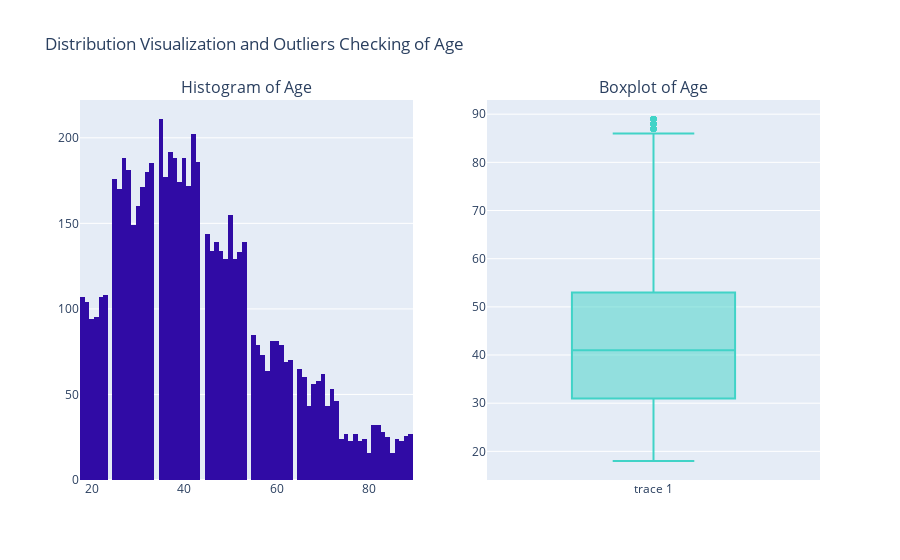
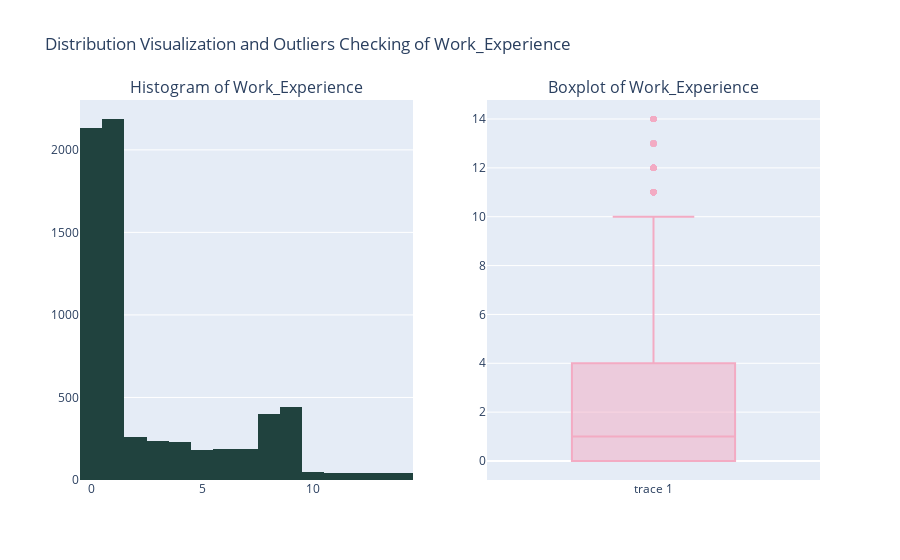
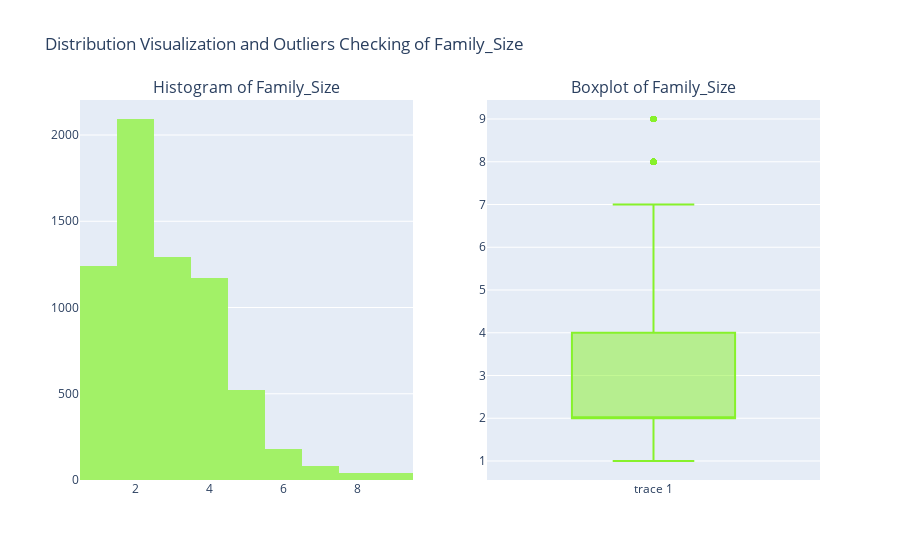

Notebook code cell kept with these figures, in order:
### Markdown cell above
# Data Visualization

### Code cell
# untuk menghasilkan warna random untuk tiap grafik dan juga untuk tiap unique value yang berbeda kalau ordinal
def generate_random_colors(num_colors):
    return [f'rgba({random.randint(0, 255)}, {random.randint(0, 255)}, {random.randint(0, 255)}, 1)' for _ in range(num_colors)]

def plot_numerical(data):
    for column in data.columns:
        # membuat subplot agar bisa 2 plot bersampingan di sini 1 row dan 2 kolom
        graphic = make_subplots(rows=1, cols=2, subplot_titles=(f"Histogram of {column}", f"Boxplot of {column}"))

        # Menambahkan Visualisasi Histogram
        graphic.add_trace(
            gro.Histogram(x=data[column], marker=dict(color=generate_random_colors(1)[0])),
            row=1, col=1
        )
        # Menambahkan Visualisasi Boxplot
        graphic.add_trace(
            gro.Box(y=data[column], marker=dict(color=generate_random_colors(1)[0])),
            row=1, col=2
        )

       # ngebuat title untuk satu keseluruhan boxplot dan histogram
        graphic.update_layout(title=f"Distribution Visualization and Outliers Checking of {column}", showlegend=False)
        graphic.show()

# ini hanya untuk plot yang numerical
plot_numerical(numeric_data)

### Figure 1 — Plotly figure (JSON) as saved in the notebook; plotly's stock layout.template omitted (floating-point values rounded to 4 significant figures; data arrays with more than 128 entries replaced by an {"elided": "..."} marker saying what was removed)
{"data": [{"marker": {"color": "rgba(48, 11, 165, 1)"}, "type": "histogram", "x": {"elided": "6665 int values"}, "xaxis": "x", "yaxis": "y"}, {"marker": {"color": "rgba(65, 211, 199, 1)"}, "type": "box", "xaxis": "x2", "y": {"elided": "6665 int values"}, "yaxis": "y2"}], "layout": {"annotations": [{"font": {"size": 16}, "showarrow": false, "text": "Histogram of Age", "x": 0.225, "xanchor": "center", "xref": "paper", "y": 1, "yanchor": "bottom", "yref": "paper"}, {"font": {"size": 16}, "showarrow": false, "text": "Boxplot of Age", "x": 0.775, "xanchor": "center", "xref": "paper", "y": 1, "yanchor": "bottom", "yref": "paper"}], "showlegend": false, "title": {"text": "Distribution Visualization and Outliers Checking of Age"}, "xaxis": {"anchor": "y", "domain": [0, 0.45]}, "xaxis2": {"anchor": "y2", "domain": [0.55, 1]}, "yaxis": {"anchor": "x", "domain": [0, 1]}, "yaxis2": {"anchor": "x2", "domain": [0, 1]}}}

### Figure 2 — Plotly figure (JSON) as saved in the notebook; plotly's stock layout.template omitted (floating-point values rounded to 4 significant figures; data arrays with more than 128 entries replaced by an {"elided": "..."} marker saying what was removed)
{"data": [{"marker": {"color": "rgba(32, 66, 62, 1)"}, "type": "histogram", "x": {"elided": "6665 int values"}, "xaxis": "x", "yaxis": "y"}, {"marker": {"color": "rgba(243, 171, 195, 1)"}, "type": "box", "xaxis": "x2", "y": {"elided": "6665 int values"}, "yaxis": "y2"}], "layout": {"annotations": [{"font": {"size": 16}, "showarrow": false, "text": "Histogram of Work_Experience", "x": 0.225, "xanchor": "center", "xref": "paper", "y": 1, "yanchor": "bottom", "yref": "paper"}, {"font": {"size": 16}, "showarrow": false, "text": "Boxplot of Work_Experience", "x": 0.775, "xanchor": "center", "xref": "paper", "y": 1, "yanchor": "bottom", "yref": "paper"}], "showlegend": false, "title": {"text": "Distribution Visualization and Outliers Checking of Work_Experience"}, "xaxis": {"anchor": "y", "domain": [0, 0.45]}, "xaxis2": {"anchor": "y2", "domain": [0.55, 1]}, "yaxis": {"anchor": "x", "domain": [0, 1]}, "yaxis2": {"anchor": "x2", "domain": [0, 1]}}}

### Figure 3 — Plotly figure (JSON) as saved in the notebook; plotly's stock layout.template omitted (floating-point values rounded to 4 significant figures; data arrays with more than 128 entries replaced by an {"elided": "..."} marker saying what was removed)
{"data": [{"marker": {"color": "rgba(162, 241, 103, 1)"}, "type": "histogram", "x": {"elided": "6665 int values"}, "xaxis": "x", "yaxis": "y"}, {"marker": {"color": "rgba(135, 241, 43, 1)"}, "type": "box", "xaxis": "x2", "y": {"elided": "6665 int values"}, "yaxis": "y2"}], "layout": {"annotations": [{"font": {"size": 16}, "showarrow": false, "text": "Histogram of Family_Size", "x": 0.225, "xanchor": "center", "xref": "paper", "y": 1, "yanchor": "bottom", "yref": "paper"}, {"font": {"size": 16}, "showarrow": false, "text": "Boxplot of Family_Size", "x": 0.775, "xanchor": "center", "xref": "paper", "y": 1, "yanchor": "bottom", "yref": "paper"}], "showlegend": false, "title": {"text": "Distribution Visualization and Outliers Checking of Family_Size"}, "xaxis": {"anchor": "y", "domain": [0, 0.45]}, "xaxis2": {"anchor": "y2", "domain": [0.55, 1]}, "yaxis": {"anchor": "x", "domain": [0, 1]}, "yaxis2": {"anchor": "x2", "domain": [0, 1]}}}
